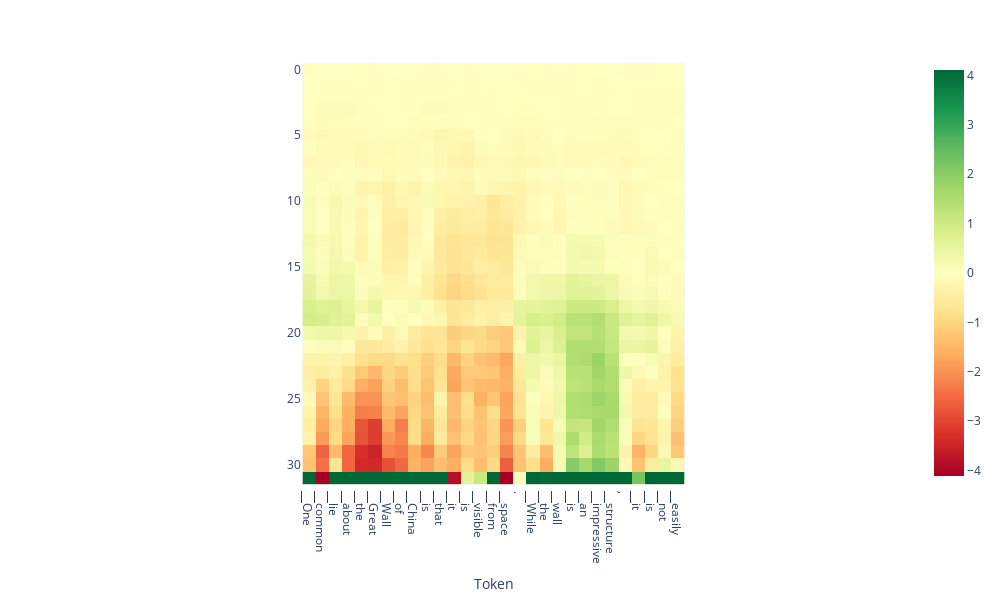

Notebook code cell kept with this figure:
### Code cell
doc.plot_projection_heatmap(output['projections'], output['tokens'], lastn_tokens_to_plot=max_new_tokens, saturate_at='auto')

### Figure 1 — Plotly figure (JSON) as saved in the notebook; plotly's stock layout.template omitted (floating-point values rounded to 4 significant figures; data arrays with more than 128 entries replaced by an {"elided": "..."} marker saying what was removed)
{"data": [{"coloraxis": "coloraxis", "hovertemplate": "Token: %{x}<br>y: %{y}<br>color: %{z}<extra></extra>", "name": "0", "type": "heatmap", "xaxis": "x", "yaxis": "y", "z": {"elided": "32x29 float values"}}], "layout": {"coloraxis": {"cmax": 4.107, "cmin": -4.107, "colorscale": [[0, "rgb(165,0,38)"], [0.1, "rgb(215,48,39)"], [0.2, "rgb(244,109,67)"], [0.3, "rgb(253,174,97)"], [0.4, "rgb(254,224,139)"], [0.5, "rgb(255,255,191)"], [0.6, "rgb(217,239,139)"], [0.7, "rgb(166,217,106)"], [0.8, "rgb(102,189,99)"], [0.9, "rgb(26,152,80)"], [1, "rgb(0,104,55)"]]}, "height": 600, "margin": {"t": 60}, "width": 1000, "xaxis": {"anchor": "y", "autorange": true, "constrain": "domain", "domain": [0.269, 0.731], "range": [-0.5, 28.5], "scaleanchor": "y", "ticktext": ["▁One", "▁common", "▁lie", "▁about", "▁the", "▁Great", "▁Wall", "▁of", "▁China", "▁is", "▁that", "▁it", "▁is", "▁visible", "▁from", "▁space", ".", "▁While", "▁the", "▁wall", "▁is", "▁an", "▁impressive", "▁structure", ",", "▁it", "▁is", "▁not", "▁easily", "▁visible"], "tickvals": [0, 1, 2, 3, 4, 5, 6, 7, 8, 9, 10, 11, 12, 13, 14, 15, 16, 17, 18, 19, 20, 21, 22, 23, 24, 25, 26, 27, 28, 29], "title": {"text": "Token"}}, "yaxis": {"anchor": "x", "autorange": true, "constrain": "domain", "domain": [0, 1], "range": [31.5, -0.5]}}}
